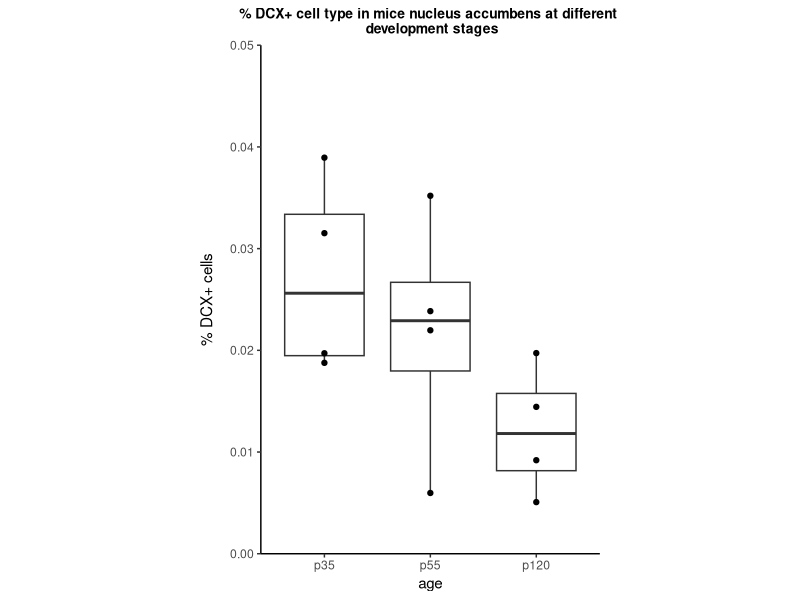
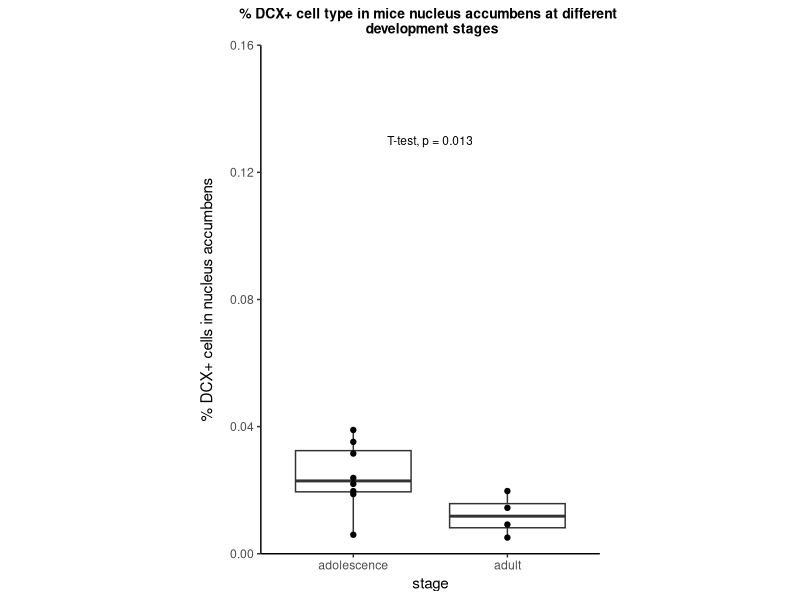

The R script that drew these images, in order:
library(tidyverse)
library(car) # Anova

df <- read.csv("output.csv")

ggplot(df, aes(x=age, y=DCX)) +
  theme_classic() +
  geom_boxplot(aes(x=factor(age, levels = c("p35", "p55", "p120")))) +
  geom_point() +
  scale_y_continuous(limits=c(0,0.05), expand=c(0,0)) +
  theme(
    axis.title.y = element_text(margin=margin(r=10)),
    aspect.ratio = 1.5,
    plot.title = element_text(size=10, face="bold", hjust = 0.5)
  ) +
  labs(
    title="% DCX+ cell type in mice nucleus accumbens at different \n development stages",
    y="% DCX+ cells"
  )

initMod <- lm(df$DCX ~ df$age)
Anova(initMod)
summary(initMod)

ggplot(df, aes(x=stage, y=DCX)) +
  theme_classic() +
  geom_boxplot(aes(x=factor(stage, levels = c("adolescence", "adult")))) +
  geom_point() +
  scale_y_continuous(limits=c(0,0.16), expand=c(0,0)) +
  theme(
    axis.title.y = element_text(margin=margin(r=10)),
    aspect.ratio = 1.5,
    plot.title = element_text(size=10, face="bold", hjust = 0.5)
  ) +
  labs(
    title="% DCX+ cell type in mice nucleus accumbens at different \n development stages",
    y="% DCX+ cells in nucleus accumbens"
  ) +
  annotate("text", x=1.5, y=0.13, label="T-test, p = 0.013", size=3)

adult <- df[df$stage == "adult",]$DCX
adolescence <- df[df$stage == "adolescence",]$DCX
t.test(x=adult, y=adolescence)



